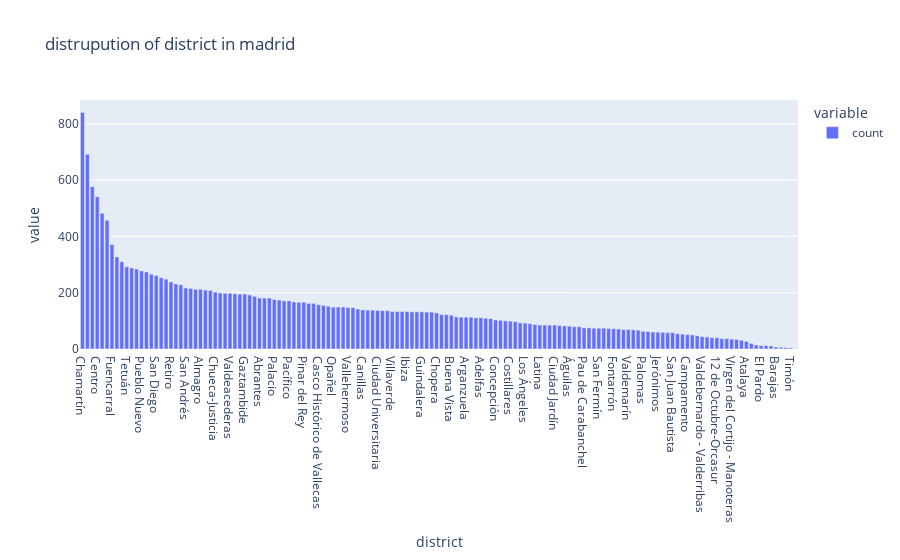

This figure's notebook cell:
### Code cell
px.bar(df.district.value_counts(),title=('distrupution of district in madrid'))

### Figure 1 — Plotly figure (JSON) as saved in the notebook; plotly's stock layout.template omitted (floating-point values rounded to 4 significant figures; data arrays with more than 128 entries replaced by an {"elided": "..."} marker saying what was removed)
{"data": [{"alignmentgroup": "True", "hovertemplate": "variable=count<br>district=%{x}<br>value=%{y}<extra></extra>", "legendgroup": "count", "marker": {"color": "#636efa", "pattern": {"shape": ""}}, "name": "count", "offsetgroup": "count", "orientation": "v", "showlegend": true, "textposition": "auto", "type": "bar", "x": {"elided": "146 str values"}, "xaxis": "x", "y": {"elided": "146 int values"}, "yaxis": "y"}], "layout": {"barmode": "relative", "legend": {"title": {"text": "variable"}, "tracegroupgap": 0}, "title": {"text": "distrupution of district in madrid"}, "xaxis": {"anchor": "y", "domain": [0, 1], "title": {"text": "district"}}, "yaxis": {"anchor": "x", "domain": [0, 1], "title": {"text": "value"}}}}
